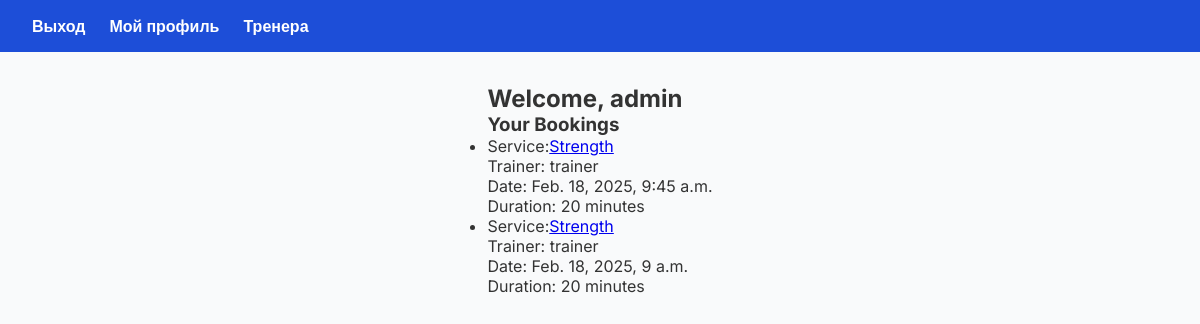
The page /user/ (signed in) on the database its author committed.
### booking/models.py (models this page shows)
class Booking(models.Model):
    user=models.ForeignKey(User, on_delete=models.CASCADE, related_name="bookings")
    trainer=models.ForeignKey(User, on_delete=models.CASCADE, related_name="trainer_bookings")
    datetime_start=models.DateTimeField()
    datetime_end=models.DateTimeField()
    service=models.ForeignKey(Service, on_delete=models.CASCADE)
    status=models.BooleanField(default=False)

### trainer/models.py (models this page shows)
class Service (models.Model):
    category=models.ForeignKey(Category, on_delete=models.CASCADE)
    trainer=models.ForeignKey(User, on_delete=models.CASCADE)
    price=models.FloatField()
    level=models.IntegerField()
    duration=models.IntegerField()

class Category(models.Model):
    name=models.CharField(max_length=100)

### users/views.py (the view)
# urls.py: path('user/', views.user_page, name='user_page'),
@login_required(login_url='/login/')
def user_page(request):
        current_user=request.user
        user_bookings = booking_models.Booking.objects.filter(user=current_user)
        return render(request, 'user_page.html', {
        'user': current_user,
        'user_bookings': user_bookings
        })

### templates/user_page.html (shortened to what this page needs)
{% extends 'base.html' %}
{% block content %}
<h2>Welcome, {{ user.username }}</h2>
<h3>Your Bookings</h3>
{% if user_bookings.exists %}
    <ul>
        {% for booking in user_bookings %}
            <li>
                Service:<a href="{% url 'booking_page' booking_id=booking.id%}" >{{ booking.service.category.name }}</a><br>
                Trainer: {{ booking.trainer.username }}<br>
                Date: {{ booking.datetime_start }}<br>
                Duration: {{ booking.service.duration }} minutes
            </li>
        {% endfor %}
    </ul>
{% else %}
    <p>You have no bookings.</p>
{% endif %}
{% endblock %}

### templates/base.html (style rules this page uses)
* { margin: 0; padding: 0; box-sizing: border-box; }
body { font-family: 'Inter', sans-serif; background-color: #f9fafb; color: #333; display: flex; flex-direction: column; min-height: 100vh; }

### rows shown on the page
Booking: service.category.name "Strength", trainer.username "trainer", datetime_start "Feb. 18, 2025, 9:45 a.m.", service.duration "20"
Booking: service.category.name "Strength", trainer.username "trainer", datetime_start "Feb. 18, 2025, 9 a.m.", service.duration "20"

### other values the page prints
{{ user.username }} "admin"
